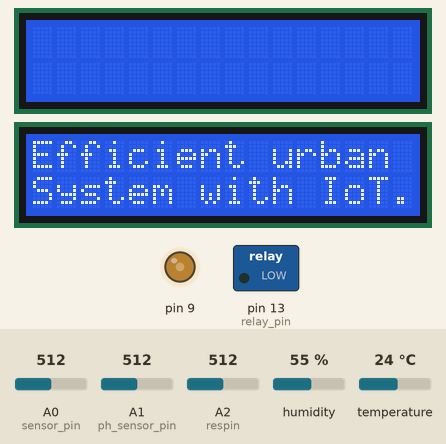
Simulated run of this sketch. Board: Arduino Uno, built with avr-gcc and run on an emulated ATmega328P. Parts: 2 × 16×2 character LCD, switched loads named in the sketch (green lamp = pin HIGH), output pins drawn as LEDs (lit = HIGH). The test bench sets the inputs (shaded band); at power-on: A2 (respin) = 512, A0 (sensor_pin) = 512, A1 (ph_sensor_pin) = 512, humidity 55 %, temperature 24 °C.

Above: at 1.2 s.
1.3 s: A2 (respin) set to 490
At 5.4 s:
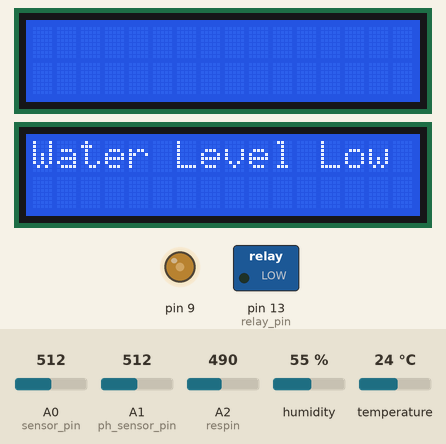
14.1 s: A0 (sensor_pin) set to 408
26.9 s: A0 (sensor_pin) set to 387
At 32.7 s:
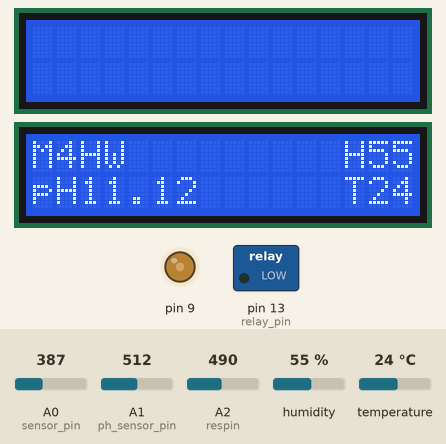
39.7 s: A2 (respin) set to 517
At 41.8 s:
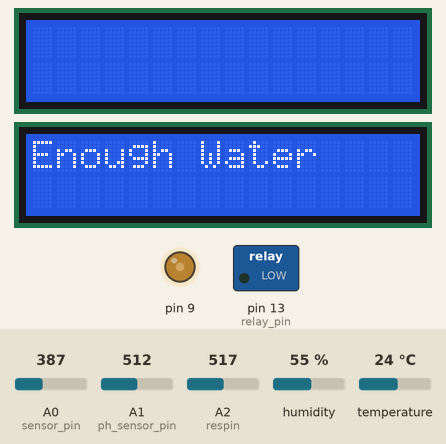
53.7 s: A2 (respin) set to 320
At 66.5 s:
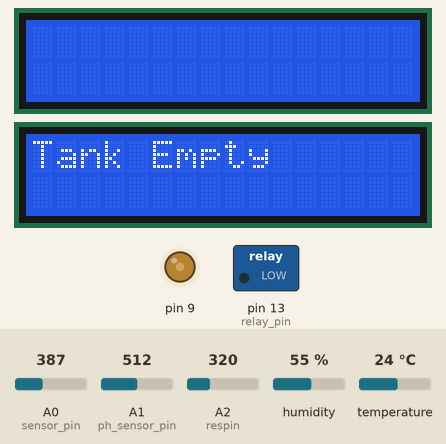
67.7 s: A0 (sensor_pin) set to 960
At 80.8 s:
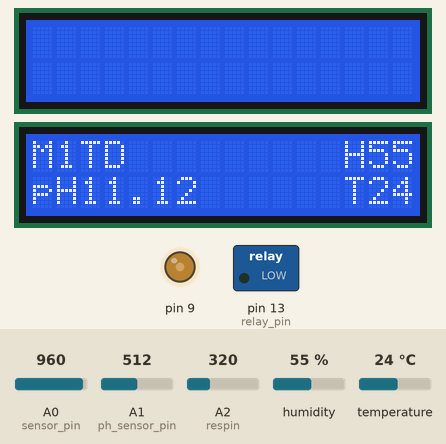
Timing chart, 0 to 82.2 s (numbered marks = the images above; inputs shaded):
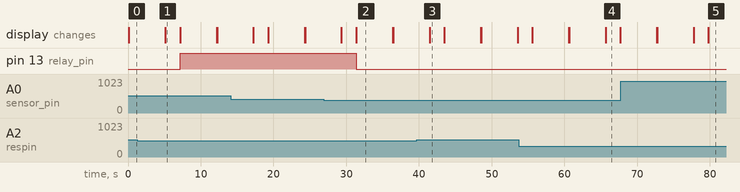

Measured:
- the behaviour switches between 400 and 399 on A0 (sensor_pin) (found by bisection; images 1 and 2)
- the behaviour switches between 500 and 501 on A2 (respin) (found by bisection; images 2 and 3)
- after the input at 1.3 s, the display: changes after 3.8 s (image 1)
- after the input at 26.9 s, pin 13 (relay_pin): HIGH → LOW after 4.5 s; the display: first differs from a run without the input after 4.5 s (image 2)
- after the input at 39.7 s, the display: changes after 1.7 s (image 3)
- after the input at 53.7 s, the display: first differs from a run without the input after 12.0 s (image 4)
- after the input at 67.7 s, the display: first differs from a run without the input after 12.1 s (image 5)

The sketch:

PlantWatering_SoilMoisture_Lcd_Code.ino
```cpp
#include <LiquidCrystal.h>
#include <Wire.h>
#include <DHT.h>

int Contrast = 100;
LiquidCrystal lcd(7, 6, 5, 4, 3, 2);

int resval = 0;   //Holds the value
int respin = A2;  //Sensor pin used

#define DHTPIN 1
#define DHTTYPE DHT11  // DHT 11
DHT dht(DHTPIN, DHTTYPE);

int sensor_pin = A0;  //Sensor pin
int relay_pin = 13;   //Relay pin
int ph_sensor_pin = A1;

void setup() {
  int Contrast = 100;
  analogWrite(9, Contrast);
  lcd.begin(16, 2);
  dht.begin();
  pinMode(sensor_pin, INPUT);
  pinMode(relay_pin, OUTPUT);
}

void loop() {
  int Contrast = 100;
  LiquidCrystal lcd(7, 6, 5, 4, 3, 2);
  analogWrite(9, Contrast);
  lcd.begin(16, 2);
  lcd.setCursor(0, 0);
  lcd.print("Efficient urban farming");
  lcd.setCursor(0, 1);
  lcd.print("System with IoT.");
  delay(5000);
  lcd.clear();

  // WATER LEVEL
  lcd.setCursor(0, 0);
  resval = analogRead(respin);  //Read data from analog pin and store it to resval variable
  if (resval <= 330) {
    lcd.print("Tank Empty");
  } else if (resval > 330 && resval <= 500) {
    lcd.print("Water Level Low");
  }
  else if (resval > 500) {
    lcd.print("Enough Water");
  }
  else if (resval > 600) {
    lcd.print("No Need to Fill");
    lcd.setCursor(0, 1);
    lcd.print("the Tank");
  }
  delay(2000);
  lcd.clear();

  // HUMIDITY TEMPERATURE
  int h = dht.readHumidity();
  int t = dht.readTemperature();
  float f = dht.readTemperature(true);
  // Check if any reads failed and exit early (to try again).
  if (isnan(h) || isnan(t) || isnan(f)) {
    return;
  }

  lcd.setCursor(13, 0);
  lcd.print("H");
  lcd.print(h);
  lcd.print("%");

  lcd.setCursor(13, 1);
  lcd.print("T");
  lcd.print(t);
  lcd.print("C");

  // pH VALUE
  float ph_sensor_data = analogRead(ph_sensor_pin);
  ph_sensor_data = (ph_sensor_data / 100.0);
  if (ph_sensor_data > 8) {
    ph_sensor_data = ph_sensor_data - float(6.00);
  }
  else if (ph_sensor_data < 6) {
    ph_sensor_data = ph_sensor_data + float(6.00);
  }


  // MOISTURE & MOTOR
  int sensor_data = analogRead(sensor_pin);
  if (sensor_data > 950) {
    digitalWrite(relay_pin, LOW);
    lcd.setCursor(0, 0);
    lcd.print("M1TD");
    lcd.setCursor(0, 1);
    lcd.print("pH");
    lcd.print(ph_sensor_data);
  } else if (sensor_data >= 400 && sensor_data <= 950) {
    digitalWrite(relay_pin, HIGH);
    lcd.setCursor(0, 0);
    lcd.print("M5HM");
    lcd.setCursor(0, 1);
    lcd.print("pH");
    lcd.print(ph_sensor_data);
  } else if (sensor_data < 400) {
    digitalWrite(relay_pin, LOW);
    lcd.setCursor(0, 0);
    lcd.print("M4HW");
    lcd.setCursor(0, 1);
    lcd.print("pH");
    lcd.print(ph_sensor_data);
  }
  delay(5000);
  lcd.clear();
}
```
